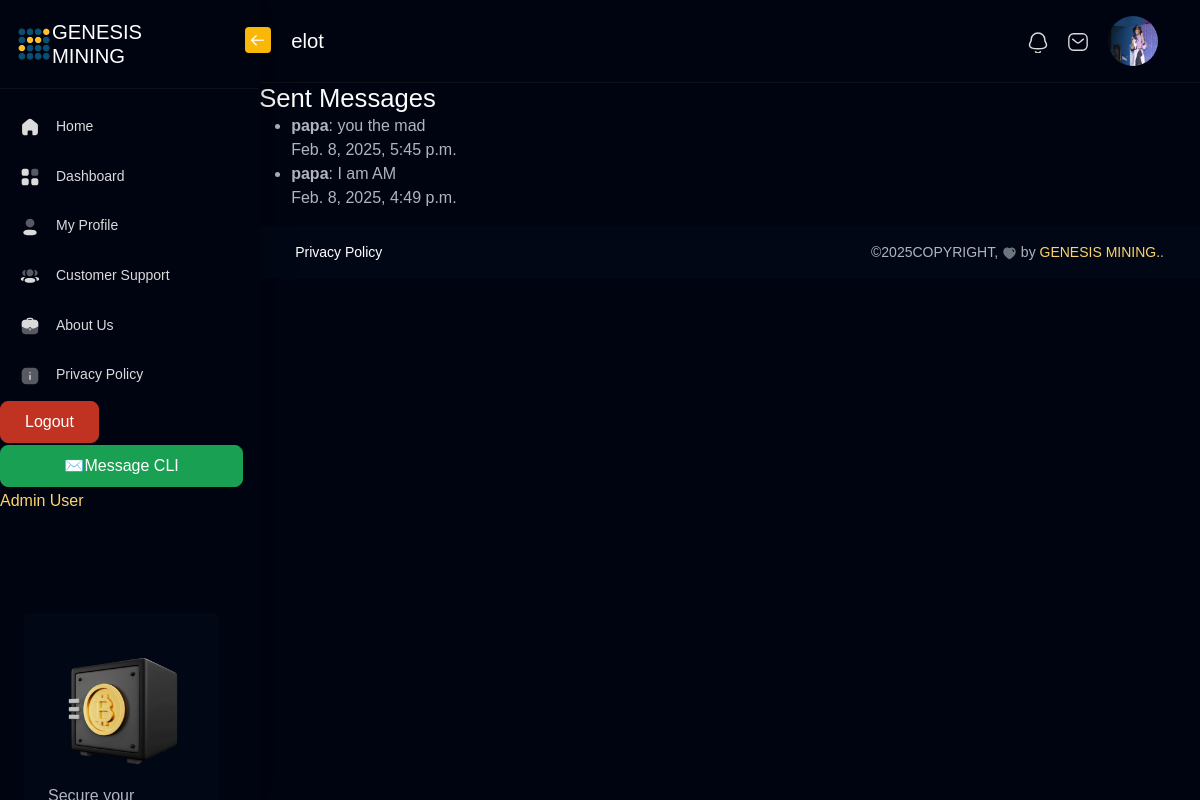
/support/sent/ (signed in), run on an earlier commit of the app's database.
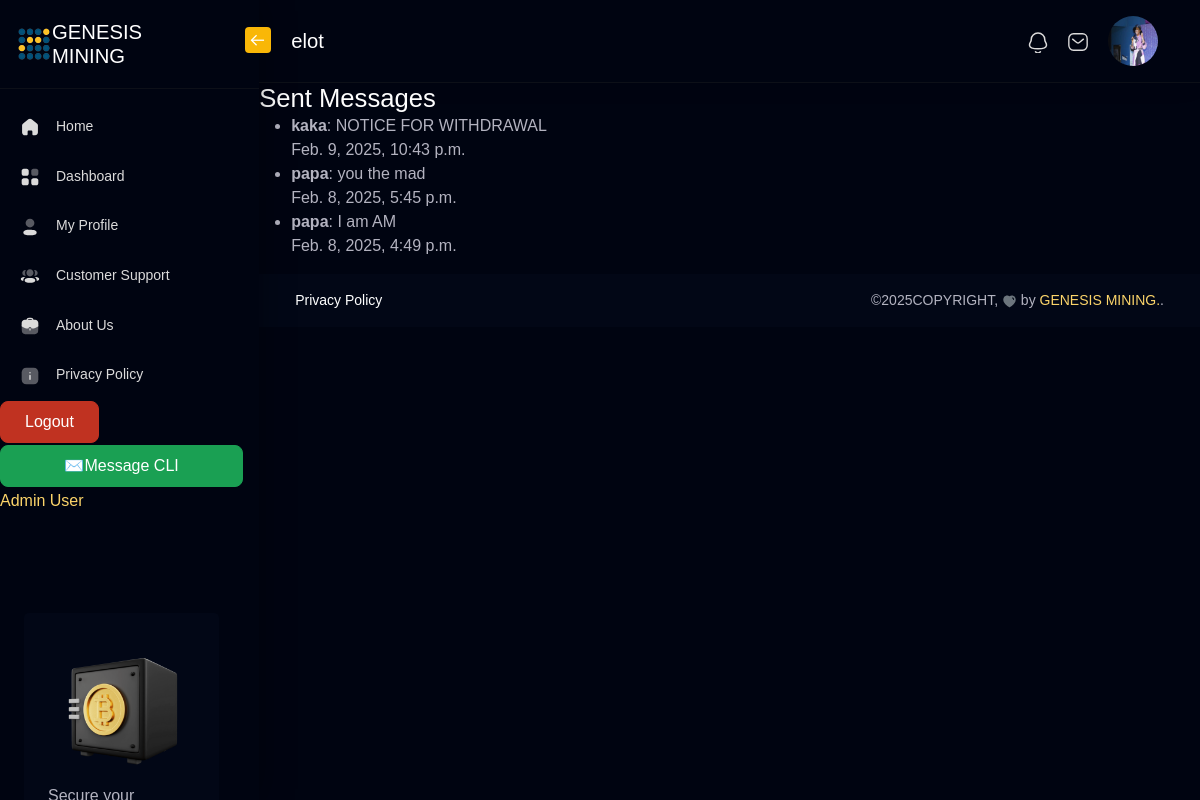
And on a later commit of the database.
### support/models.py (models this page shows, shortened)
class Message(models.Model):
    sender = models.ForeignKey(User, on_delete=models.CASCADE, related_name='sent_messages')
    recipient = models.ForeignKey(User, on_delete=models.CASCADE, related_name='received_messages')
    subject = models.CharField(max_length=255)
    body = models.TextField()
    timestamp = models.DateTimeField(auto_now_add=True)
    is_read = models.BooleanField(default=False)

### support/views.py (the view)
# urls.py: path('sent/', views.sent_messages, name='sent_messages'),
@login_required
def sent_messages(request):
    messages_sent = Message.objects.filter(sender=request.user).order_by('-timestamp')
    return render(request, 'support/sent_messages.html', {'messages_sent': messages_sent})

### support/templates/support/sent_messages.html
{% extends 'pages/base.html' %}
{% block content %}
<h2>Sent Messages</h2>
<ul>
    {% for message in messages_sent %}
    <li>
        <strong>{{ message.recipient.username }}</strong>: {{ message.subject }}
        <br>{{ message.timestamp }}
    </li>
    {% empty %}
    <li>No messages sent</li>
    {% endfor %}
</ul>
{% endblock %}

What changed in the data, as far as the page shows it:
added Message: recipient.username "kaka", subject "NOTICE FOR WITHDRAWAL", timestamp "Feb. 9, 2025, 10:43 p.m."
